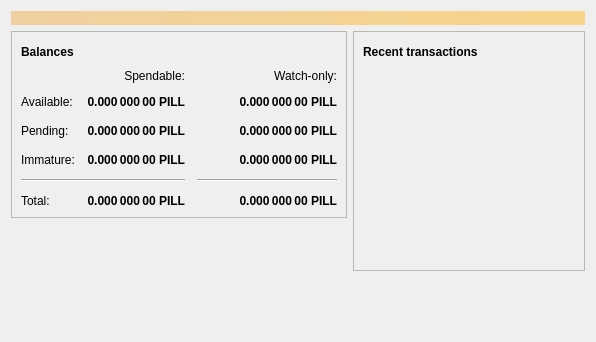
<?xml version="1.0" encoding="UTF-8"?>
<ui version="4.0">
 <class>OverviewPage</class>
 <widget class="QWidget" name="OverviewPage">
  <property name="geometry">
   <rect>
    <x>0</x>
    <y>0</y>
    <width>596</width>
    <height>342</height>
   </rect>
  </property>
  <property name="windowTitle">
   <string>Form</string>
  </property>
  <layout class="QVBoxLayout" name="topLayout">
   <item>
    <widget class="QLabel" name="labelAlerts">
     <property name="visible">
      <bool>false</bool>
     </property>
     <property name="styleSheet">
      <string notr="true">QLabel { background-color: qlineargradient(x1: 0, y1: 0, x2: 1, y2: 0, stop:0 #F0D0A0, stop:1 #F8D488); color:#000000; }</string>
     </property>
     <property name="wordWrap">
      <bool>true</bool>
     </property>
     <property name="margin">
      <number>3</number>
     </property>
     <property name="textInteractionFlags">
      <set>Qt::TextSelectableByMouse</set>
     </property>
    </widget>
   </item>
   <item>
    <layout class="QHBoxLayout" name="horizontalLayout" stretch="1,1">
     <item>
      <layout class="QVBoxLayout" name="verticalLayout_2">
       <item>
        <widget class="QFrame" name="frame">
         <property name="frameShape">
          <enum>QFrame::StyledPanel</enum>
         </property>
         <property name="frameShadow">
          <enum>QFrame::Raised</enum>
         </property>
         <layout class="QVBoxLayout" name="verticalLayout_4">
          <item>
           <layout class="QHBoxLayout" name="horizontalLayout_4">
            <item>
             <widget class="QLabel" name="label_5">
              <property name="font">
               <font>
                <weight>75</weight>
                <bold>true</bold>
               </font>
              </property>
              <property name="text">
               <string>Balances</string>
              </property>
             </widget>
            </item>
            <item>
             <widget class="QPushButton" name="labelWalletStatus">
              <property name="enabled">
               <bool>true</bool>
              </property>
              <property name="maximumSize">
               <size>
                <width>30</width>
                <height>16777215</height>
               </size>
              </property>
              <property name="toolTip">
               <string>The displayed information may be out of date. Your wallet automatically synchronizes with the Pillcoin network after a connection is established, but this process has not completed yet.</string>
              </property>
              <property name="text">
               <string/>
              </property>
              <property name="icon">
               <iconset resource="../bitcoin.qrc">
                <normaloff>:/icons/warning</normaloff>
                <disabledoff>:/icons/warning</disabledoff>:/icons/warning</iconset>
              </property>
              <property name="iconSize">
               <size>
                <width>24</width>
                <height>24</height>
               </size>
              </property>
              <property name="flat">
               <bool>true</bool>
              </property>
             </widget>
            </item>
            <item>
             <spacer name="horizontalSpacer_3">
              <property name="orientation">
               <enum>Qt::Horizontal</enum>
              </property>
              <property name="sizeHint" stdset="0">
               <size>
                <width>40</width>
                <height>20</height>
               </size>
              </property>
             </spacer>
            </item>
           </layout>
          </item>
          <item>
           <layout class="QGridLayout" name="gridLayout">
            <property name="spacing">
             <number>12</number>
            </property>
            <item row="2" column="2">
             <widget class="QLabel" name="labelWatchPending">
              <property name="font">
               <font>
                <weight>75</weight>
                <bold>true</bold>
               </font>
              </property>
              <property name="cursor">
               <cursorShape>IBeamCursor</cursorShape>
              </property>
              <property name="toolTip">
               <string>Unconfirmed transactions to watch-only addresses</string>
              </property>
              <property name="text">
               <string notr="true">0.000 000 00 PILL</string>
              </property>
              <property name="alignment">
               <set>Qt::AlignRight|Qt::AlignTrailing|Qt::AlignVCenter</set>
              </property>
              <property name="textInteractionFlags">
               <set>Qt::LinksAccessibleByMouse|Qt::TextSelectableByKeyboard|Qt::TextSelectableByMouse</set>
              </property>
             </widget>
            </item>
            <item row="2" column="1">
             <widget class="QLabel" name="labelUnconfirmed">
              <property name="font">
               <font>
                <weight>75</weight>
                <bold>true</bold>
               </font>
              </property>
              <property name="cursor">
               <cursorShape>IBeamCursor</cursorShape>
              </property>
              <property name="toolTip">
               <string>Total of transactions that have yet to be confirmed, and do not yet count toward the spendable balance</string>
              </property>
              <property name="text">
               <string notr="true">0.000 000 00 PILL</string>
              </property>
              <property name="alignment">
               <set>Qt::AlignRight|Qt::AlignTrailing|Qt::AlignVCenter</set>
              </property>
              <property name="textInteractionFlags">
               <set>Qt::LinksAccessibleByMouse|Qt::TextSelectableByKeyboard|Qt::TextSelectableByMouse</set>
              </property>
             </widget>
            </item>
            <item row="3" column="2">
             <widget class="QLabel" name="labelWatchImmature">
              <property name="font">
               <font>
                <weight>75</weight>
                <bold>true</bold>
               </font>
              </property>
              <property name="cursor">
               <cursorShape>IBeamCursor</cursorShape>
              </property>
              <property name="toolTip">
               <string>Mined balance in watch-only addresses that has not yet matured</string>
              </property>
              <property name="text">
               <string notr="true">0.000 000 00 PILL</string>
              </property>
              <property name="alignment">
               <set>Qt::AlignRight|Qt::AlignTrailing|Qt::AlignVCenter</set>
              </property>
              <property name="textInteractionFlags">
               <set>Qt::LinksAccessibleByMouse|Qt::TextSelectableByKeyboard|Qt::TextSelectableByMouse</set>
              </property>
             </widget>
            </item>
            <item row="4" column="0" colspan="2">
             <widget class="Line" name="line">
              <property name="orientation">
               <enum>Qt::Horizontal</enum>
              </property>
             </widget>
            </item>
            <item row="4" column="2">
             <widget class="Line" name="lineWatchBalance">
              <property name="sizePolicy">
               <sizepolicy hsizetype="Preferred" vsizetype="Fixed">
                <horstretch>0</horstretch>
                <verstretch>0</verstretch>
               </sizepolicy>
              </property>
              <property name="minimumSize">
               <size>
                <width>140</width>
                <height>0</height>
               </size>
              </property>
              <property name="orientation">
               <enum>Qt::Horizontal</enum>
              </property>
             </widget>
            </item>
            <item row="5" column="0">
             <widget class="QLabel" name="labelTotalText">
              <property name="text">
               <string>Total:</string>
              </property>
             </widget>
            </item>
            <item row="3" column="1">
             <widget class="QLabel" name="labelImmature">
              <property name="font">
               <font>
                <weight>75</weight>
                <bold>true</bold>
               </font>
              </property>
              <property name="cursor">
               <cursorShape>IBeamCursor</cursorShape>
              </property>
              <property name="toolTip">
               <string>Mined balance that has not yet matured</string>
              </property>
              <property name="text">
               <string notr="true">0.000 000 00 PILL</string>
              </property>
              <property name="alignment">
               <set>Qt::AlignRight|Qt::AlignTrailing|Qt::AlignVCenter</set>
              </property>
              <property name="textInteractionFlags">
               <set>Qt::LinksAccessibleByMouse|Qt::TextSelectableByKeyboard|Qt::TextSelectableByMouse</set>
              </property>
             </widget>
            </item>
            <item row="2" column="3">
             <spacer name="horizontalSpacer_2">
              <property name="orientation">
               <enum>Qt::Horizontal</enum>
              </property>
              <property name="sizeHint" stdset="0">
               <size>
                <width>40</width>
                <height>20</height>
               </size>
              </property>
             </spacer>
            </item>
            <item row="3" column="0">
             <widget class="QLabel" name="labelImmatureText">
              <property name="text">
               <string>Immature:</string>
              </property>
             </widget>
            </item>
            <item row="5" column="1">
             <widget class="QLabel" name="labelTotal">
              <property name="font">
               <font>
                <weight>75</weight>
                <bold>true</bold>
               </font>
              </property>
              <property name="cursor">
               <cursorShape>IBeamCursor</cursorShape>
              </property>
              <property name="toolTip">
               <string>Your current total balance</string>
              </property>
              <property name="text">
               <string notr="true">0.000 000 00 PILL</string>
              </property>
              <property name="alignment">
               <set>Qt::AlignRight|Qt::AlignTrailing|Qt::AlignVCenter</set>
              </property>
              <property name="textInteractionFlags">
               <set>Qt::LinksAccessibleByMouse|Qt::TextSelectableByKeyboard|Qt::TextSelectableByMouse</set>
              </property>
             </widget>
            </item>
            <item row="5" column="2">
             <widget class="QLabel" name="labelWatchTotal">
              <property name="font">
               <font>
                <weight>75</weight>
                <bold>true</bold>
               </font>
              </property>
              <property name="cursor">
               <cursorShape>IBeamCursor</cursorShape>
              </property>
              <property name="toolTip">
               <string>Current total balance in watch-only addresses</string>
              </property>
              <property name="text">
               <string notr="true">0.000 000 00 PILL</string>
              </property>
              <property name="alignment">
               <set>Qt::AlignRight|Qt::AlignTrailing|Qt::AlignVCenter</set>
              </property>
              <property name="textInteractionFlags">
               <set>Qt::LinksAccessibleByMouse|Qt::TextSelectableByKeyboard|Qt::TextSelectableByMouse</set>
              </property>
             </widget>
            </item>
            <item row="0" column="2">
             <widget class="QLabel" name="labelWatchonly">
              <property name="text">
               <string>Watch-only:</string>
              </property>
              <property name="alignment">
               <set>Qt::AlignRight|Qt::AlignTrailing|Qt::AlignVCenter</set>
              </property>
             </widget>
            </item>
            <item row="1" column="0">
             <widget class="QLabel" name="labelBalanceText">
              <property name="text">
               <string>Available:</string>
              </property>
             </widget>
            </item>
            <item row="1" column="1">
             <widget class="QLabel" name="labelBalance">
              <property name="font">
               <font>
                <weight>75</weight>
                <bold>true</bold>
               </font>
              </property>
              <property name="cursor">
               <cursorShape>IBeamCursor</cursorShape>
              </property>
              <property name="toolTip">
               <string>Your current spendable balance</string>
              </property>
              <property name="text">
               <string notr="true">0.000 000 00 PILL</string>
              </property>
              <property name="alignment">
               <set>Qt::AlignRight|Qt::AlignTrailing|Qt::AlignVCenter</set>
              </property>
              <property name="textInteractionFlags">
               <set>Qt::LinksAccessibleByMouse|Qt::TextSelectableByKeyboard|Qt::TextSelectableByMouse</set>
              </property>
             </widget>
            </item>
            <item row="1" column="2">
             <widget class="QLabel" name="labelWatchAvailable">
              <property name="font">
               <font>
                <weight>75</weight>
                <bold>true</bold>
               </font>
              </property>
              <property name="cursor">
               <cursorShape>IBeamCursor</cursorShape>
              </property>
              <property name="toolTip">
               <string>Your current balance in watch-only addresses</string>
              </property>
              <property name="text">
               <string notr="true">0.000 000 00 PILL</string>
              </property>
              <property name="alignment">
               <set>Qt::AlignRight|Qt::AlignTrailing|Qt::AlignVCenter</set>
              </property>
              <property name="textInteractionFlags">
               <set>Qt::LinksAccessibleByMouse|Qt::TextSelectableByKeyboard|Qt::TextSelectableByMouse</set>
              </property>
             </widget>
            </item>
            <item row="2" column="0">
             <widget class="QLabel" name="labelPendingText">
              <property name="text">
               <string>Pending:</string>
              </property>
             </widget>
            </item>
            <item row="0" column="1">
             <widget class="QLabel" name="labelSpendable">
              <property name="text">
               <string>Spendable:</string>
              </property>
              <property name="alignment">
               <set>Qt::AlignRight|Qt::AlignTrailing|Qt::AlignVCenter</set>
              </property>
             </widget>
            </item>
           </layout>
          </item>
         </layout>
        </widget>
       </item>
       <item>
        <spacer name="verticalSpacer">
         <property name="orientation">
          <enum>Qt::Vertical</enum>
         </property>
         <property name="sizeHint" stdset="0">
          <size>
           <width>20</width>
           <height>40</height>
          </size>
         </property>
        </spacer>
       </item>
      </layout>
     </item>
     <item>
      <layout class="QVBoxLayout" name="verticalLayout_3">
       <item>
        <widget class="QFrame" name="frame_2">
         <property name="frameShape">
          <enum>QFrame::StyledPanel</enum>
         </property>
         <property name="frameShadow">
          <enum>QFrame::Raised</enum>
         </property>
         <layout class="QVBoxLayout" name="verticalLayout">
          <item>
           <layout class="QHBoxLayout" name="horizontalLayout_2">
            <item>
             <widget class="QLabel" name="label_4">
              <property name="font">
               <font>
                <weight>75</weight>
                <bold>true</bold>
               </font>
              </property>
              <property name="text">
               <string>Recent transactions</string>
              </property>
             </widget>
            </item>
            <item>
             <widget class="QPushButton" name="labelTransactionsStatus">
              <property name="enabled">
               <bool>true</bool>
              </property>
              <property name="maximumSize">
               <size>
                <width>30</width>
                <height>16777215</height>
               </size>
              </property>
              <property name="toolTip">
               <string>The displayed information may be out of date. Your wallet automatically synchronizes with the Pillcoin network after a connection is established, but this process has not completed yet.</string>
              </property>
              <property name="text">
               <string/>
              </property>
              <property name="icon">
               <iconset resource="../bitcoin.qrc">
                <normaloff>:/icons/warning</normaloff>
                <disabledoff>:/icons/warning</disabledoff>:/icons/warning</iconset>
              </property>
              <property name="iconSize">
               <size>
                <width>24</width>
                <height>24</height>
               </size>
              </property>
              <property name="flat">
               <bool>true</bool>
              </property>
             </widget>
            </item>
            <item>
             <spacer name="horizontalSpacer">
              <property name="orientation">
               <enum>Qt::Horizontal</enum>
              </property>
              <property name="sizeHint" stdset="0">
               <size>
                <width>40</width>
                <height>20</height>
               </size>
              </property>
             </spacer>
            </item>
           </layout>
          </item>
          <item>
           <widget class="QListView" name="listTransactions">
            <property name="styleSheet">
             <string notr="true">QListView { background: transparent; }</string>
            </property>
            <property name="frameShape">
             <enum>QFrame::NoFrame</enum>
            </property>
            <property name="verticalScrollBarPolicy">
             <enum>Qt::ScrollBarAlwaysOff</enum>
            </property>
            <property name="horizontalScrollBarPolicy">
             <enum>Qt::ScrollBarAlwaysOff</enum>
            </property>
            <property name="selectionMode">
             <enum>QAbstractItemView::NoSelection</enum>
            </property>
           </widget>
          </item>
         </layout>
        </widget>
       </item>
       <item>
        <spacer name="verticalSpacer_2">
         <property name="orientation">
          <enum>Qt::Vertical</enum>
         </property>
         <property name="sizeHint" stdset="0">
          <size>
           <width>20</width>
           <height>40</height>
          </size>
         </property>
        </spacer>
       </item>
      </layout>
     </item>
    </layout>
   </item>
  </layout>
 </widget>
 <resources/>
 <connections/>
</ui>
